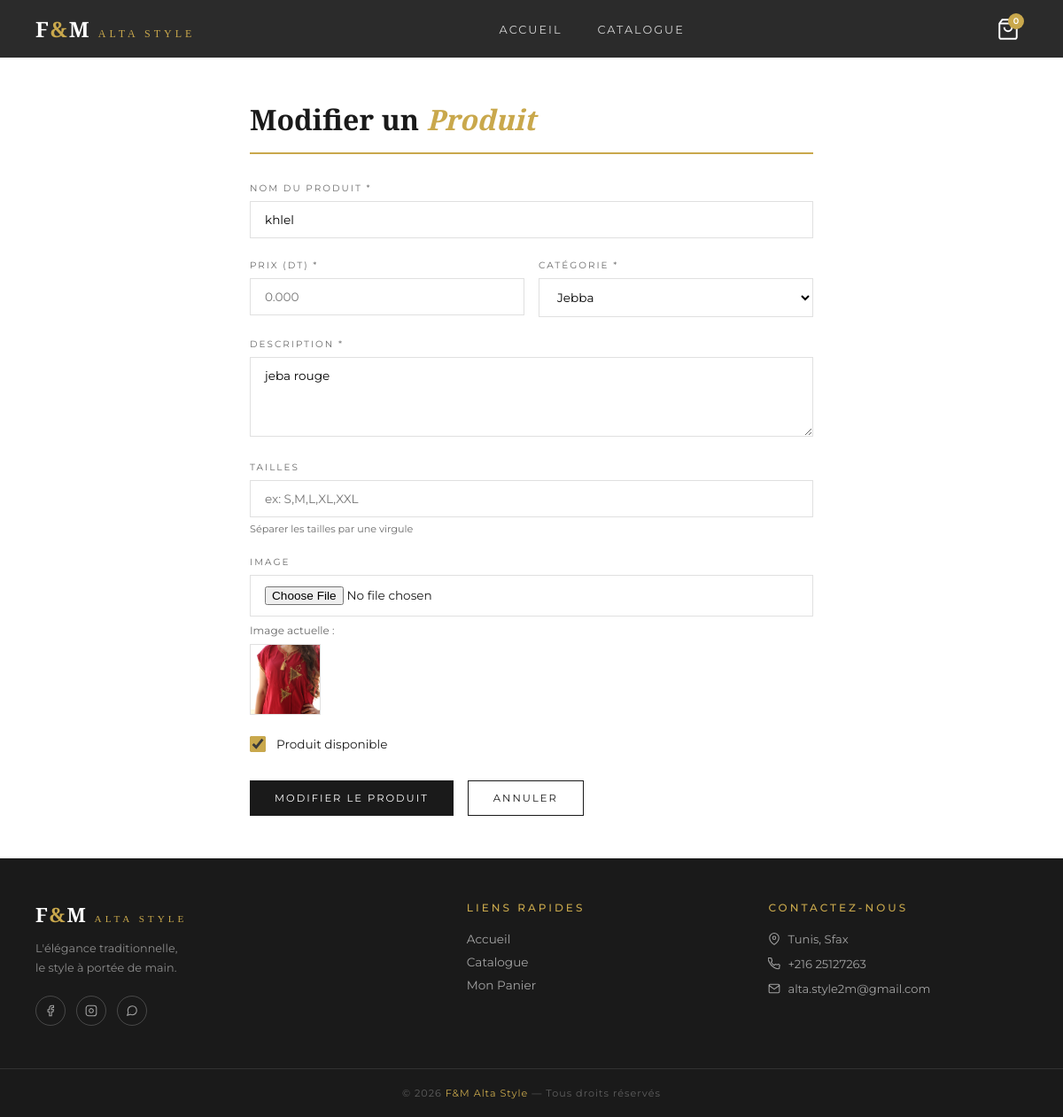
Page /mon-admin/produit/modifier/1/ (signed in) on the earlier database version.
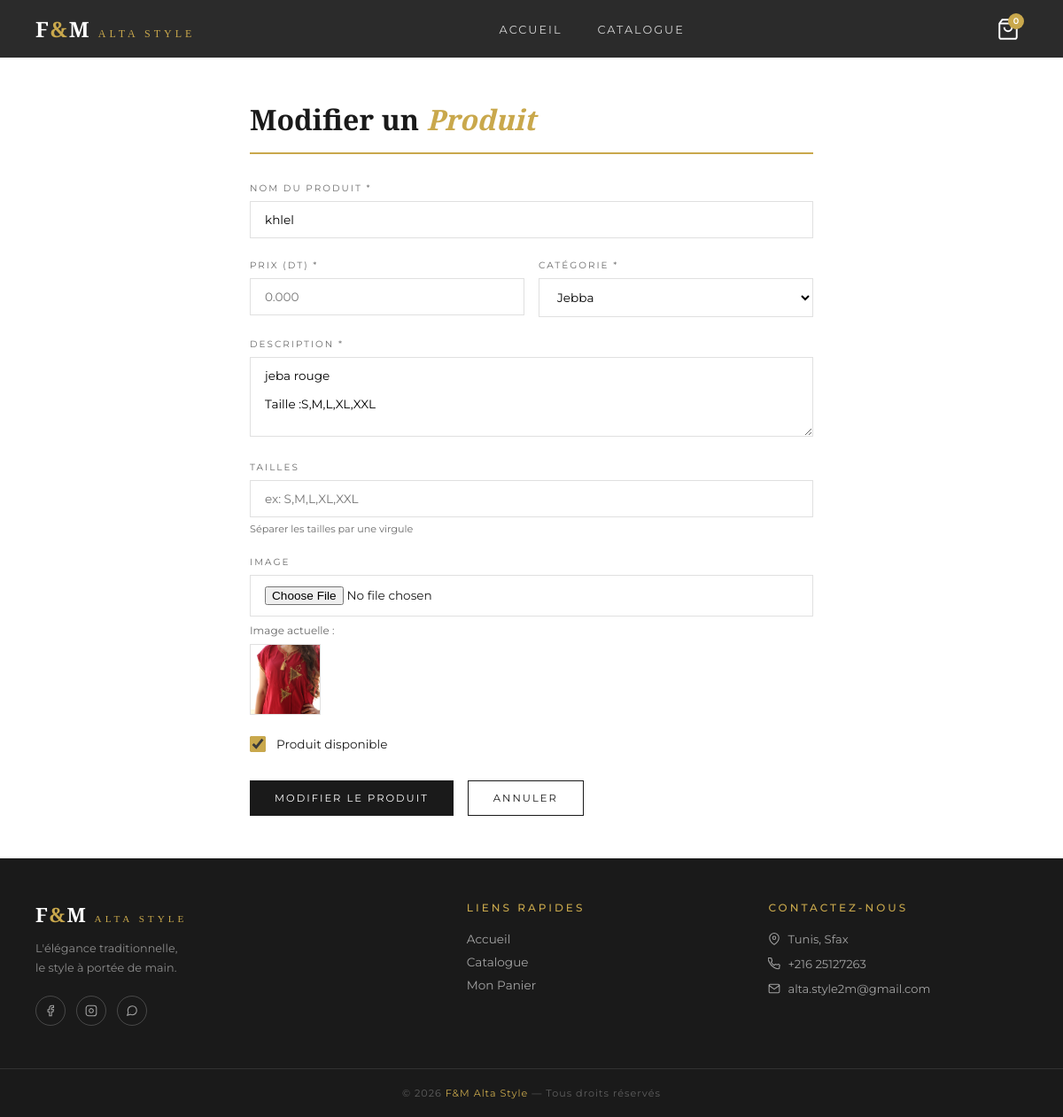
Same page on the later database version.
### boutique/models.py (models this page shows, shortened)
class Produit(models.Model):
    CATEGORIES = [
        ('jebba', 'Jebba'),
        ('burnous', 'Burnous'),
        ('kaftan', 'Kaftan'),
        ('accessoire', 'Accessoire'),
    ]
    nom = models.CharField(max_length=200)
    description = models.TextField()
    prix = models.DecimalField(max_digits=10, decimal_places=3)
    categorie = models.CharField(max_length=50, choices=CATEGORIES)
    image = models.ImageField(upload_to='produits/', blank=True, null=True)
    disponible = models.BooleanField(default=True)
    tailles = models.CharField(max_length=200, blank=True, default='', help_text='ex: S,M,L,XL,XXL')
    date_ajout = models.DateTimeField(auto_now_add=True)

### boutique/views.py (the view, shortened to what this page needs)
# urls.py: path('mon-admin/produit/modifier/<int:pk>/', views.admin_produit_modifier, name='admin_produit_modifier'),
@login_required(login_url='/mon-admin/login/')
def admin_produit_modifier(request, pk):
    produit = get_object_or_404(Produit, pk=pk)
    return render(request, 'boutique/admin_produit_form.html', {
        'action': 'Modifier',
        'produit': produit
    })

### boutique/templates/boutique/admin_produit_form.html (shortened to what this page needs)
{% extends 'boutique/base.html' %}
{% block content %}
<div class="form-wrapper">
  <h2 class="form-title">{{ action }} un <span>Produit</span></h2>
  <form method="POST" enctype="multipart/form-data">
    <div class="form-group">
      <label class="form-label">Nom du Produit *</label>
      <input type="text" name="nom" class="form-input" required
        value="{% if produit %}{{ produit.nom }}{% endif %}"
        placeholder="ex: Jebba Brodée Premium">
    </div>
    <div class="form-row">
      <div class="form-group">
        <label class="form-label">Prix (DT) *</label>
        <input type="number" name="prix" step="0.001" class="form-input" required
          value="{% if produit %}{{ produit.prix }}{% endif %}"
          placeholder="0.000">
      </div>
      <div class="form-group">
        <label class="form-label">Catégorie *</label>
        <select name="categorie" class="form-input">
          <option value="jebba" {% if produit and produit.categorie == 'jebba' %}selected{% endif %}>Jebba</option>
        </select>
      </div>
    </div>
    <div class="form-group">
      <label class="form-label">Description *</label>
      <textarea name="description" class="form-input" rows="4"
        placeholder="Description du produit...">{% if produit %}{{ produit.description }}{% endif %}</textarea>
    </div>
    <div class="form-group">
      <label class="form-label">Tailles</label>
      <input type="text" name="tailles" class="form-input"
        value="{% if produit %}{{ produit.tailles }}{% endif %}"
        placeholder="ex: S,M,L,XL,XXL">
      <p class="form-hint">Séparer les tailles par une virgule</p>
    </div>
    <div class="form-group">
      <label class="form-label">Image</label>
      <input type="file" name="image" class="form-input" accept="image/*">
      {% if produit and produit.image %}
      <div class="current-image">
        Image actuelle :
        <img src="{{ produit.image.url }}" alt="{{ produit.nom }}">
      </div>
      {% endif %}
    </div>
    <div class="form-group">
      <div class="checkbox-group">
        <input type="checkbox" name="disponible" id="disponible"
          {% if not produit or produit.disponible %}checked{% endif %}>
        <label for="disponible">Produit disponible</label>
      </div>
    </div>
    <div class="form-actions">
      <button type="submit" class="btn-primary">{{ action }} le Produit</button>
      <a href="/mon-admin/" class="btn-outline">Annuler</a>
    </div>
  </form>
</div>
{% endblock %}

Differences in the rows shown:
changed Produit "khlel": description "jeba rouge" → "jeba rouge Taille :S,M,L,XL,XXL"
